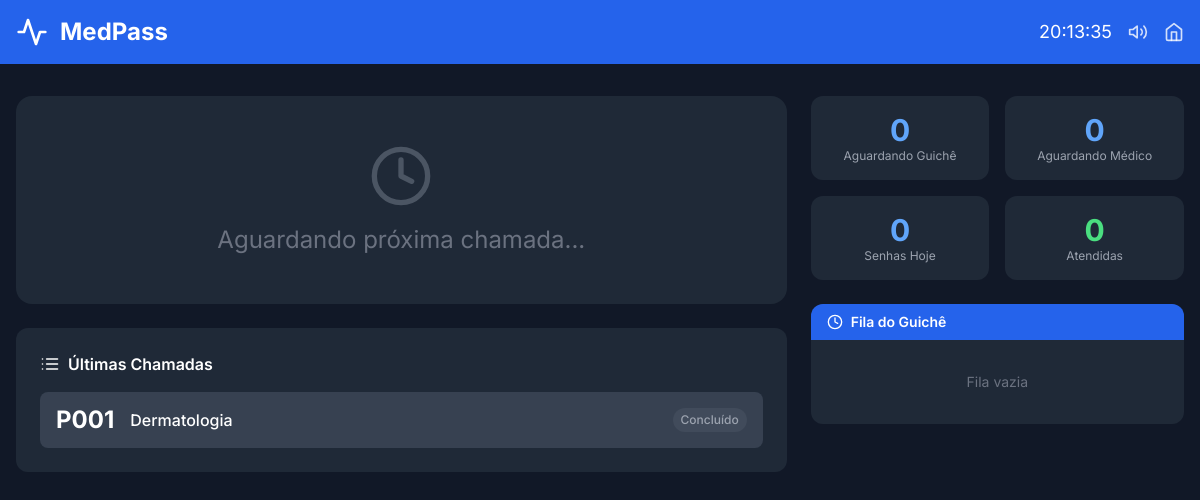
The page /painel/ on the database as committed earlier.
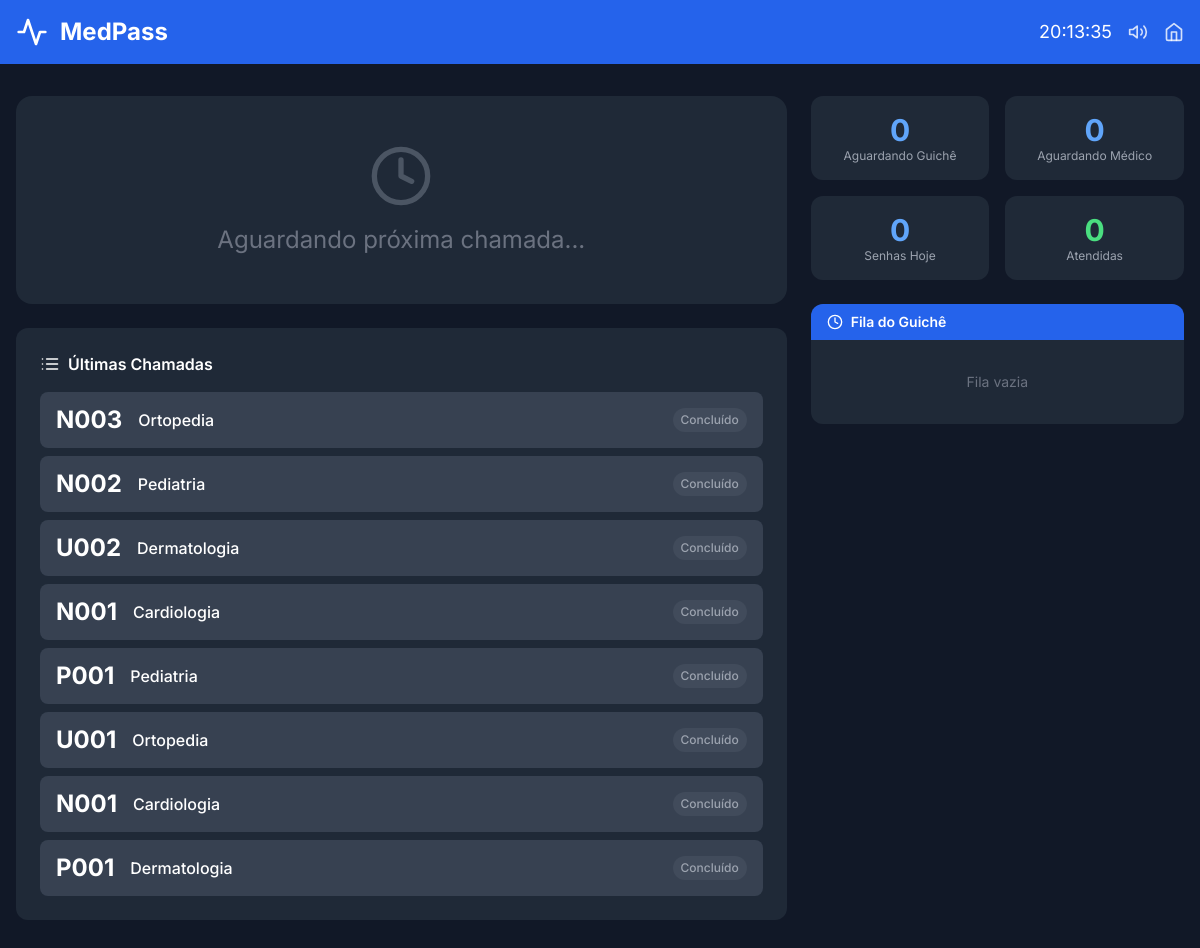
The same page on the database as committed later.
### app_medpass/models.py (models this page shows, shortened)
class Senha(models.Model):
    TIPO_CHOICES = [
        ('N', 'Normal'),
        ('P', 'Preferencial'),
        ('U', 'Urgência'),
    ]
    STATUS_CHOICES = [
        ('aguardando_guiche', 'Aguardando Guichê'),
        ('chamando_guiche', 'Chamando no Guichê'),
        ('em_triagem', 'Em Triagem'),
        ('aguardando_medico', 'Aguardando Médico'),
        ('chamando_medico', 'Chamando para Consulta'),
        ('em_consulta', 'Em Consulta'),
        ('concluido', 'Concluído'),
        ('cancelado', 'Cancelado'),
        ('desistencia', 'Desistência'),
    ]
    numero = models.CharField(
        max_length=10,
        verbose_name="Número da Senha",
        help_text="Número da senha gerada (ex: N001, P002, U003)"
    )
    tipo = models.CharField(
        max_length=1,
        choices=TIPO_CHOICES,
        default='N',
        verbose_name="Tipo de Senha",
        help_text="Tipo da senha (Normal, Preferencial, Urgência)"
    )
    especialidade = models.ForeignKey(
        Especialidade,
        on_delete=models.PROTECT,
        related_name='senhas',
        verbose_name="Especialidade",
        help_text="Especialidade para qual a senha foi gerada"
    )
    status = models.CharField(
        max_length=20,
        choices=STATUS_CHOICES,
        default='aguardando_guiche',
        verbose_name="Status",
        help_text="Status atual da senha"
    )
    guiche = models.ForeignKey(
        Guiche,
        on_delete=models.SET_NULL,
        null=True,
        blank=True,
        related_name='senhas_atendidas',
        verbose_name="Guichê",
        help_text="Guichê que atendeu/está atendendo"
    )
    profissional = models.ForeignKey(
        Profissional,
        on_delete=models.SET_NULL,
        null=True,
        blank=True,
        related_name='senhas_atendidas',
        verbose_name="Médico",
        help_text="Médico que está atendendo/atendeu"
    )
    nome_paciente = models.CharField(
        max_length=200,
        blank=True,
        verbose_name="Nome do Paciente",
        help_text="Nome do paciente (preenchido na triagem)"
    )
    observacoes_triagem = models.TextField(
        blank=True,
        verbose_name="Observações da Triagem",
        help_text="Observações registradas durante a triagem"
    )
    criado_em = models.DateTimeField(
        auto_now_add=True,
        verbose_name="Data de Criação"
    )
    chamado_guiche_em = models.DateTimeField(
        null=True,
        blank=True,
        verbose_name="Chamado no Guichê em"
    )
    triagem_iniciada_em = models.DateTimeField(
        null=True,
        blank=True,
        verbose_name="Triagem Iniciada em"
    )
    triagem_finalizada_em = models.DateTimeField(
        null=True,
        blank=True,
        verbose_name="Triagem Finalizada em"
    )
    chamado_medico_em = models.DateTimeField(
        null=True,
        blank=True,
        verbose_name="Chamado pelo Médico em"
    )
    consulta_iniciada_em = models.DateTimeField(
        null=True,
        blank=True,
        verbose_name="Consulta Iniciada em"
    )
    concluido_em = models.DateTimeField(
        null=True,
        blank=True,
        verbose_name="Data de Conclusão"
    )
    class Meta:
        verbose_name = "Senha"
        verbose_name_plural = "Senhas"
        ordering = ['-criado_em']

class Especialidade(models.Model):
    nome = models.CharField(
        max_length=100,
        unique=True,
        verbose_name="Nome da Especialidade",
        help_text="Nome da especialidade médica (ex: Cardiologia, Pediatria)"
    )
    sigla = models.CharField(
        max_length=3,
        unique=True,
        verbose_name="Sigla",
        help_text="Sigla para gerar a senha (ex: C para Cardiologia, P para Pediatria)"
    )
    descricao = models.TextField(
        blank=True,
        verbose_name="Descrição",
        help_text="Descrição detalhada da especialidade"
    )
    ativa = models.BooleanField(
        default=True,
        verbose_name="Ativa",
        help_text="Indica se a especialidade está ativa no sistema"
    )
    criado_em = models.DateTimeField(
        auto_now_add=True,
        verbose_name="Data de Criação"
    )
    atualizado_em = models.DateTimeField(
        auto_now=True,
        verbose_name="Data de Atualização"
    )
    class Meta:
        verbose_name = "Especialidade"
        verbose_name_plural = "Especialidades"
        ordering = ['nome']

### app_medpass/views.py (the view)
# urls.py: path('painel/', views.painel_senhas, name='painel_senhas'),
def painel_senhas(request):
    hoje = timezone.now().date()
    senha_chamando_guiche = Senha.objects.filter(
        status='chamando_guiche'
    ).select_related('especialidade', 'guiche').order_by('-chamado_guiche_em').first()
    senha_chamando_medico = Senha.objects.filter(
        status='chamando_medico'
    ).select_related('especialidade', 'profissional').order_by('-chamado_medico_em').first()
    ultimas_chamadas = Senha.objects.filter(
        status__in=['chamando_guiche', 'chamando_medico', 'em_triagem', 'em_consulta', 'concluido']
    ).select_related('especialidade', 'guiche', 'profissional').order_by(
        '-chamado_guiche_em', '-chamado_medico_em', '-concluido_em'
    )[:10]
    senhas_aguardando_guiche = Senha.objects.filter(
        status='aguardando_guiche'
    ).select_related('especialidade').order_by('criado_em')[:10]
    senhas_aguardando_medico = Senha.objects.filter(
        status='aguardando_medico'
    ).select_related('especialidade').order_by('triagem_finalizada_em')[:10]
    total_hoje = Senha.objects.filter(criado_em__date=hoje).count()
    total_atendidas = Senha.objects.filter(criado_em__date=hoje, status='concluido').count()
    total_aguardando_guiche = Senha.objects.filter(status='aguardando_guiche').count()
    total_aguardando_medico = Senha.objects.filter(status='aguardando_medico').count()
    context = {
        'senha_chamando_guiche': senha_chamando_guiche,
        'senha_chamando_medico': senha_chamando_medico,
        'ultimas_chamadas': ultimas_chamadas,
        'senhas_aguardando_guiche': senhas_aguardando_guiche,
        'senhas_aguardando_medico': senhas_aguardando_medico,
        'total_hoje': total_hoje,
        'total_atendidas': total_atendidas,
        'total_aguardando_guiche': total_aguardando_guiche,
        'total_aguardando_medico': total_aguardando_medico,
    }
    return render(request, 'painel_senhas/painel_senhas.html', context)

### app_medpass/templates/painel_senhas/painel_senhas.html (shortened to what the changed rows need)
{% load static %}
<!DOCTYPE html>
<html lang="pt-BR">
<head>
    <script src="https://cdn.tailwindcss.com"></script>
</head>
<body class="bg-gray-900 min-h-screen">
    <header class="bg-blue-600">
        <div class="max-w-7xl mx-auto px-4 py-4 flex justify-between items-center">
            <div class="flex items-center space-x-3">
                <h1 class="text-2xl font-bold text-white">MedPass</h1>
            </div>
        </div>
    </header>
    <main class="max-w-7xl mx-auto px-4 py-8">
        <div class="grid grid-cols-1 lg:grid-cols-3 gap-6">
            <div class="lg:col-span-2 space-y-6">
                <div class="bg-gray-800 rounded-xl p-6">
                    <div class="space-y-2">
                        {% for senha in ultimas_chamadas %}
                        <div class="flex items-center justify-between bg-gray-700 rounded-lg px-4 py-3 hover:bg-gray-600 transition-colors">
                            <div class="flex items-center space-x-4">
                                <span class="text-2xl font-bold text-white">{{ senha.numero }}</span>
                                <div>
                                    <p class="text-white font-medium">{{ senha.especialidade.nome }}</p>
                                </div>
                            </div>
                            <span class="px-2 py-1 text-xs font-medium rounded-full
                                {% if senha.status == 'em_triagem' %}bg-blue-500/20 text-blue-400
                                {% elif senha.status == 'em_consulta' %}bg-green-500/20 text-green-400
                                {% elif senha.status == 'concluido' %}bg-gray-500/20 text-gray-400
                                {% else %}bg-yellow-500/20 text-yellow-400{% endif %}">
                                {{ senha.get_status_display }}
                            </span>
                        </div>
                        {% empty %}
                        <p class="text-gray-500 text-center py-8">Nenhuma chamada recente</p>
                        {% endfor %}
                    </div>
                </div>
            </div>
        </div>
    </main>
</body>
</html>

Rows that differ between the two databases and show on the page:
added Senha: numero "N003", especialidade.nome "Ortopedia", status "Concluído"
added Senha: numero "N002", especialidade.nome "Pediatria", status "Concluído"
added Senha: numero "U002", especialidade.nome "Dermatologia", status "Concluído"
added Senha: numero "N001", especialidade.nome "Cardiologia", status "Concluído"
added Senha: numero "P001", especialidade.nome "Pediatria", status "Concluído"
added Senha: numero "U001", especialidade.nome "Ortopedia", status "Concluído"
now on this page (row edited): Senha: numero "N001", especialidade.nome "Cardiologia", status "Concluído"
